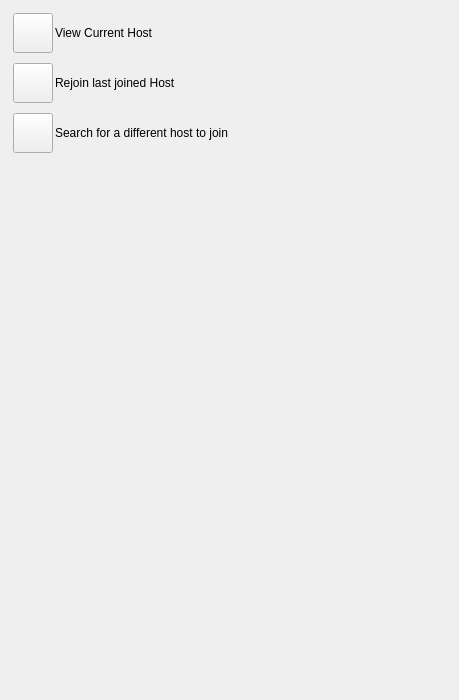
<?xml version="1.0" encoding="UTF-8"?>
<ui version="4.0">
 <class>AppletHostJoinChooseUi</class>
 <widget class="QWidget" name="AppletHostJoinChooseUi">
  <property name="geometry">
   <rect>
    <x>0</x>
    <y>0</y>
    <width>459</width>
    <height>700</height>
   </rect>
  </property>
  <property name="sizePolicy">
   <sizepolicy hsizetype="Expanding" vsizetype="Expanding">
    <horstretch>0</horstretch>
    <verstretch>0</verstretch>
   </sizepolicy>
  </property>
  <property name="windowTitle">
   <string>Choose User</string>
  </property>
  <layout class="QVBoxLayout" name="verticalLayout">
   <item>
    <widget class="QFrame" name="m_ViewCurrentFrame">
     <layout class="QHBoxLayout" name="horizontalLayout_12">
      <property name="spacing">
       <number>2</number>
      </property>
      <property name="leftMargin">
       <number>2</number>
      </property>
      <property name="topMargin">
       <number>2</number>
      </property>
      <property name="rightMargin">
       <number>2</number>
      </property>
      <property name="bottomMargin">
       <number>2</number>
      </property>
      <item>
       <widget class="VxPushButton" name="m_ViewCurrentButton">
        <property name="minimumSize">
         <size>
          <width>0</width>
          <height>40</height>
         </size>
        </property>
        <property name="text">
         <string/>
        </property>
       </widget>
      </item>
      <item>
       <widget class="VxLabel" name="m_ViewCurrentLabel">
        <property name="sizePolicy">
         <sizepolicy hsizetype="Expanding" vsizetype="Preferred">
          <horstretch>0</horstretch>
          <verstretch>0</verstretch>
         </sizepolicy>
        </property>
        <property name="text">
         <string>View Current Host</string>
        </property>
       </widget>
      </item>
     </layout>
    </widget>
   </item>
   <item>
    <widget class="QFrame" name="m_RejoinFrame">
     <layout class="QHBoxLayout" name="horizontalLayout_13">
      <property name="spacing">
       <number>2</number>
      </property>
      <property name="leftMargin">
       <number>2</number>
      </property>
      <property name="topMargin">
       <number>2</number>
      </property>
      <property name="rightMargin">
       <number>2</number>
      </property>
      <property name="bottomMargin">
       <number>2</number>
      </property>
      <item>
       <widget class="VxPushButton" name="m_RejoinButton">
        <property name="minimumSize">
         <size>
          <width>0</width>
          <height>40</height>
         </size>
        </property>
        <property name="text">
         <string/>
        </property>
       </widget>
      </item>
      <item>
       <widget class="VxLabel" name="m_RejoinLabel">
        <property name="sizePolicy">
         <sizepolicy hsizetype="Expanding" vsizetype="Preferred">
          <horstretch>0</horstretch>
          <verstretch>0</verstretch>
         </sizepolicy>
        </property>
        <property name="text">
         <string>Rejoin last joined Host</string>
        </property>
       </widget>
      </item>
     </layout>
    </widget>
   </item>
   <item>
    <widget class="QFrame" name="m_SearchFrame">
     <layout class="QHBoxLayout" name="horizontalLayout_11">
      <property name="spacing">
       <number>2</number>
      </property>
      <property name="leftMargin">
       <number>2</number>
      </property>
      <property name="topMargin">
       <number>2</number>
      </property>
      <property name="rightMargin">
       <number>2</number>
      </property>
      <property name="bottomMargin">
       <number>2</number>
      </property>
      <item>
       <widget class="VxPushButton" name="m_SearchButton">
        <property name="minimumSize">
         <size>
          <width>0</width>
          <height>40</height>
         </size>
        </property>
        <property name="text">
         <string/>
        </property>
       </widget>
      </item>
      <item>
       <widget class="VxLabel" name="m_SearchLabel">
        <property name="sizePolicy">
         <sizepolicy hsizetype="Expanding" vsizetype="Preferred">
          <horstretch>0</horstretch>
          <verstretch>0</verstretch>
         </sizepolicy>
        </property>
        <property name="text">
         <string>Search for a different host to join</string>
        </property>
       </widget>
      </item>
     </layout>
    </widget>
   </item>
   <item>
    <spacer name="verticalSpacer">
     <property name="orientation">
      <enum>Qt::Orientation::Vertical</enum>
     </property>
     <property name="sizeHint" stdset="0">
      <size>
       <width>20</width>
       <height>529</height>
      </size>
     </property>
    </spacer>
   </item>
  </layout>
 </widget>
 <customwidgets>
  <customwidget>
   <class>VxPushButton</class>
   <extends>QPushButton</extends>
   <header>VxPushButton.h</header>
  </customwidget>
  <customwidget>
   <class>VxLabel</class>
   <extends>QLabel</extends>
   <header location="global">VxLabel.h</header>
  </customwidget>
 </customwidgets>
 <resources/>
 <connections/>
</ui>
